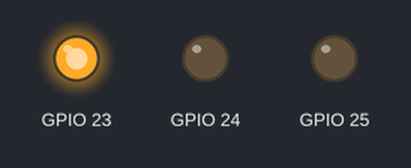
This program was run on a simulated Raspberry Pi (BCM pin numbers). On the bench: output pins drawn as LEDs (lit = HIGH). What the program prints to the terminal is not drawn.

Above: at 0.2 s.
At 1.2 s:
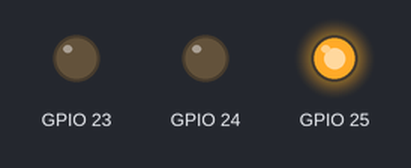
At 3.7 s:
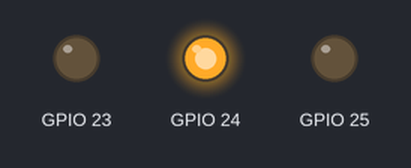
Timing chart, 0 to 4.6 s (numbered marks = the images above):
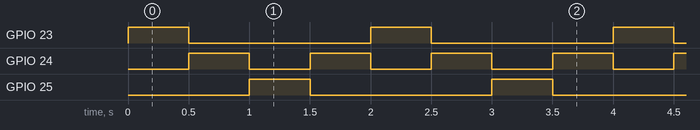

Measured:
- by itself, GPIO 23, GPIO 25: alternates HIGH for 0.50 s and LOW for 1.5 s
- by itself, GPIO 24: alternates HIGH for 0.50 s and LOW for 0.50 s
- by itself, everything shown: repeats every 2.0 s, in 4 steps

The program:

m3.py
```python
import RPi.GPIO as GPIO
import time

GPIO.setmode(GPIO.BCM)

print "Setup LED pins as outputs"

GPIO.setup(23, GPIO.OUT)
GPIO.setup(24, GPIO.OUT)
GPIO.setup(25, GPIO.OUT)

try:
    while True:
        GPIO.output(23, True)
        GPIO.output(24, False)
        GPIO.output(25, False)
        time.sleep(0.5)
        GPIO.output(23, False)
        GPIO.output(24, True)
        GPIO.output(25, False)
        time.sleep(0.5)
        GPIO.output(23, False)
        GPIO.output(24, False)
        GPIO.output(25, True)
        time.sleep(0.5)
        GPIO.output(23, False)
        GPIO.output(24, True)
        GPIO.output(25, False)
        time.sleep(0.5)

except KeyboardInterrupt:
    GPIO.cleanup()
```
